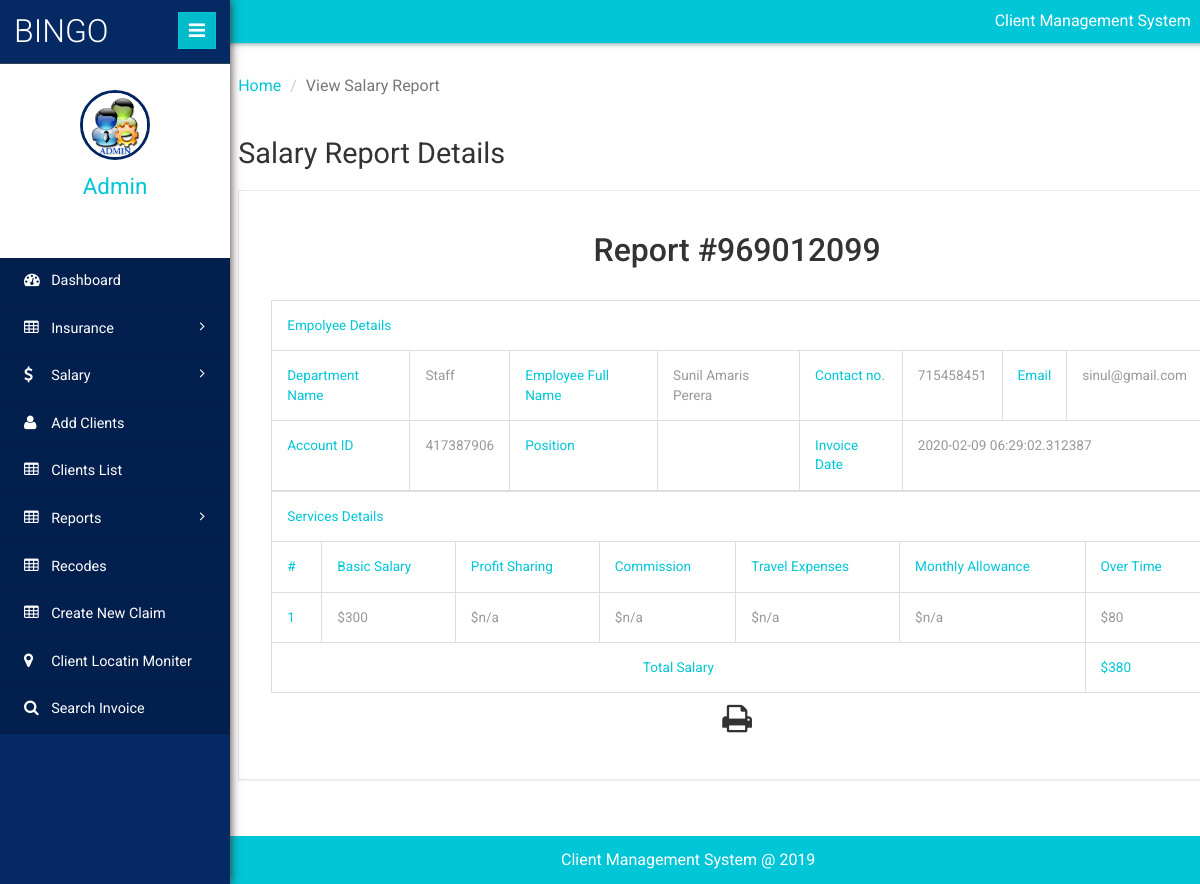
The app's page /admin/view-salary-invoice.php?invoiceid=969012099 (signed in) with its own data.
### tables this page shows
CREATE TABLE IF NOT EXISTS `tblsalary` (
  `ID` int NOT NULL AUTO_INCREMENT,
  `EmpCategory` varchar(200) DEFAULT NULL,
  `BasicSalary` varchar(200) DEFAULT NULL,
  `PftSharing` varchar(200) DEFAULT NULL,
  `Commission` varchar(250) DEFAULT NULL,
  `TravelExpenses` varchar(250) DEFAULT NULL,
  `Allowance` varchar(250) DEFAULT NULL,
  `OverTime` varchar(250) DEFAULT NULL,
  `CreationDate` timestamp NOT NULL DEFAULT CURRENT_TIMESTAMP,
  PRIMARY KEY (`ID`)
);

### admin/view-salary-invoice.php (the view, shortened to what this page needs)
<?php
include('includes/dbconnection.php');
if (strlen($_SESSION['clientmsaid']==0)) {
  header('location:logout.php');
  } else{
  	?>
<!DOCTYPE HTML>
<html>
<head>
	<link href="css/bootstrap.min.css" rel='stylesheet' type='text/css' />
	<link href="css/style.css" rel='stylesheet' type='text/css' />
	<link href="css/font-awesome.css" rel="stylesheet">
	<link rel="stylesheet" href="css/icon-font.min.css" type='text/css' />
</head>
<body>
	<div class="page-container">
		<div class="left-content">
			<div class="inner-content">
				<?php include_once('includes/header.php');?>
				<div class="outter-wp">
					<div class="sub-heard-part">
						<ol class="breadcrumb m-b-0">
							<li><a href="dashboard.php">Home</a></li>
							<li class="active">View Salary Report</li>
						</ol>
					</div>
		<div class="graph-visual tables-main" id="exampl">
						<h3 class="inner-tittle two">Salary Report Details </h3>
<?php
$invid=intval($_GET['invoiceid']);
$sql="select distinct tblclient.FullName,tblclient.Department,tblclient.ContactNumber,tblclient.Email,tblclient.AccountID,tblsalaryinvoice.SalaryId,tblsalaryinvoice.PostingDate from  tblclient
	join tblsalaryinvoice on tblclient.ID=tblsalaryinvoice.Userid  where tblsalaryinvoice.SalaryId=:invid";
$query = $dbh -> prepare($sql);
$query->bindParam(':invid',$invid,PDO::PARAM_STR);
$query->execute();
$results=$query->fetchAll(PDO::FETCH_OBJ);
$cnt=1;
if($query->rowCount() > 0)
{
foreach($results as $row)
{               ?>
						<div class="graph">
							<div class="tables">
								<h4>Report #<?php echo $invid;?></h4>
													<table class="table table-bordered" width="100%" border="1">
<tr>
<th colspan="8">Empolyee Details</th>
</tr>
							 <tr>
								<th>Department Name</th>
								<td><?php  echo htmlentities($row->Department);?></td>
								<th>Employee Full Name</th>
								<td><?php  echo htmlentities($row->FullName);?></td>
								<th>Contact no.</th>
								<td><?php  echo htmlentities($row->ContactNumber);?></td>
								<th>Email </th>
								<td><?php  echo htmlentities($row->Email);?></td>
							</tr>
							 <tr>
								<th>Account ID</th>
								<td><?php echo htmlentities($row->AccountID);?></td>
								<th> Position</th>
								<td><?php  echo htmlentities($row->EmpCategory);?></td>
								<th>Invoice Date</th>
								<td colspan="3"><?php echo  htmlentities($row->PostingDate);?></td>
							</tr>
<?php $cnt=$cnt+1;}} ?>
</table>
<table class="table table-bordered" width="100%" border="1">
<tr>
<th colspan="8">Services Details</th>
</tr>
<tr>
<th>#</th>
<th>Basic Salary</th>
<th>Profit Sharing</th>
<th>Commission</th>
<th>Travel Expenses</th>
<th>Monthly Allowance</th>
<th>Over Time</th>
</tr>
<?php
$ret="select tblsalary.BasicSalary,tblsalary.PftSharing,tblsalary.Commission,tblsalary.TravelExpenses,tblsalary.Allowance,tblsalary.OverTime
	from  tblsalaryinvoice
	join tblsalary on tblsalary.ID=tblsalaryinvoice.ServiceId
	where tblsalaryinvoice.SalaryId=:invid";
$query1 = $dbh -> prepare($ret);
$query1->bindParam(':invid',$invid,PDO::PARAM_STR);
$query1->execute();
$results=$query1->fetchAll(PDO::FETCH_OBJ);
$cnt=1;
if($query1->rowCount() > 0)
{
foreach($results as $row1)
{               ?>
<tr>
<th><?php echo $cnt;?></th>
<td><?php echo "$".$subtotal1=$row1->BasicSalary?></td>
<td><?php echo "$".$subtotal2=$row1->PftSharing?></td>
<td><?php echo "$".$subtotal3=$row1->Commission?></td>
<td><?php echo "$".$subtotal4=$row1->TravelExpenses?></td>
<td><?php echo "$".$subtotal5=$row1->Allowance?></td>
<td><?php echo "$".$subtotal6=$row1->OverTime?></td>
</tr>
<?php $cnt=$cnt+1;}
$gtotal=$subtotal1+$subtotal2+$subtotal3+$subtotal4+$subtotal5+$subtotal6;
} ?>
<tr>
<th colspan="6" style="text-align:center">Total Salary</th>
<th><?php echo "$".$gtotal?></th>
</tr>
</table>
<p style="margin-top:1%"  align="center">
  <i class="fa fa-print fa-2x" style="cursor: pointer;"  OnClick="CallPrint(this.value)" ></i>
</p>
							</div>
						</div>
					</div>
				</div>
				<?php include_once('includes/footer.php');?>
			</div>
		</div>
		<?php include_once('includes/sidebar.php');?>
	</div>
</body>
</html>
<?php }  ?>

### admin/includes/sidebar.php (shortened to what this page needs)
 <div class="sidebar-menu">
    <header class="logo">
        <a href="#" class="sidebar-icon"> <span class="fa fa-bars"></span> </a> <a href="dashboard.php"> <span id="logo"> <h1>BINGO</h1></span>
        </a>
    </header>
    <div class="down">
        <?php
$aid=$_SESSION['clientmsaid'];
$sql="SELECT AdminName from  tbladmin where ID=:aid";
$query = $dbh -> prepare($sql);
$query->bindParam(':aid',$aid,PDO::PARAM_STR);
$query->execute();
$results=$query->fetchAll(PDO::FETCH_OBJ);
$cnt=1;
if($query->rowCount() > 0)
{
foreach($results as $row)
{               ?>
        <a href="dashboard.php"><img src="images/images.jpg" height="70" width="70"></a>
        <a href="dashboard.php"><span class=" name-caret"><?php  echo $row->AdminName;?></span></a>
        <?php $cnt=$cnt+1;}} ?>
        <ul>
            <li><a class="tooltips" href="admin-profile.php"><span>Profile</span><i class="lnr lnr-user"></i></a></li>
            <li><a class="tooltips" href="change-password.php"><span>Settings</span><i class="lnr lnr-cog"></i></a></li>
            <li><a class="tooltips" href="logout.php"><span>Log out</span><i class="lnr lnr-power-switch"></i></a></li>
        </ul>
    </div>
    <div class="menu">
        <ul id="menu" >
            <li><a href="dashboard.php"><i class="fa fa-tachometer"></i> <span>Dashboard</span></a></li>
            <li id="menu-academico" ><a href="#"><i class="fa fa-table"></i> <span>Insurance</span> <span class="fa fa-angle-right" style="float: right"></span></a>
            </li>
            <li id="menu-academico" ><a href="#"><i class="fa fa-usd"></i> <span>Salary</span> <span class="fa fa-angle-right" style="float: right"></span></a>
            </li>
            <li><a href="add-client.php"><i class="fa fa-user"></i> <span>Add Clients</span></a></li>
            <li><a href="manage-client.php"><i class="fa fa-table"></i> <span>Clients List</span></a></li>
            <li id="menu-academico" ><a href="#"><i class="fa fa-table"></i> <span> Reports</span> <span class="fa fa-angle-right" style="float: right"></span></a>
            </li>
            <li><a href="services-details.php"><i class="fa fa-table"></i> <span>Recodes</span></a></li>
            <li><a href="add-claim.php"><i class="fa fa-table"></i> <span>Create New Claim</span></a></li>
            <li><a href="client-location.php"><i class="fa fa-map-marker"></i> <span>Client Locatin Moniter</span></a></li>
            <li><a href="search-invoices.php"><i class="fa fa-search"></i> <span>Search Invoice</span></a></li>
        </ul>
    </div>
</div>

### records on screen
tblsalary: BasicSalary "300", PftSharing "n/a", Commission "n/a", TravelExpenses "n/a", Allowance "n/a", OverTime "80", gtotal "380"

### other values on screen
$row->Department "Staff"
$row->FullName "Sunil Amaris Perera"
$row->ContactNumber "715458451"
$row->Email "sinul@gmail.com"
$row->AccountID "417387906"
$row->PostingDate "2020-02-09 06:29:02.312387"
$row->AdminName "Admin"
